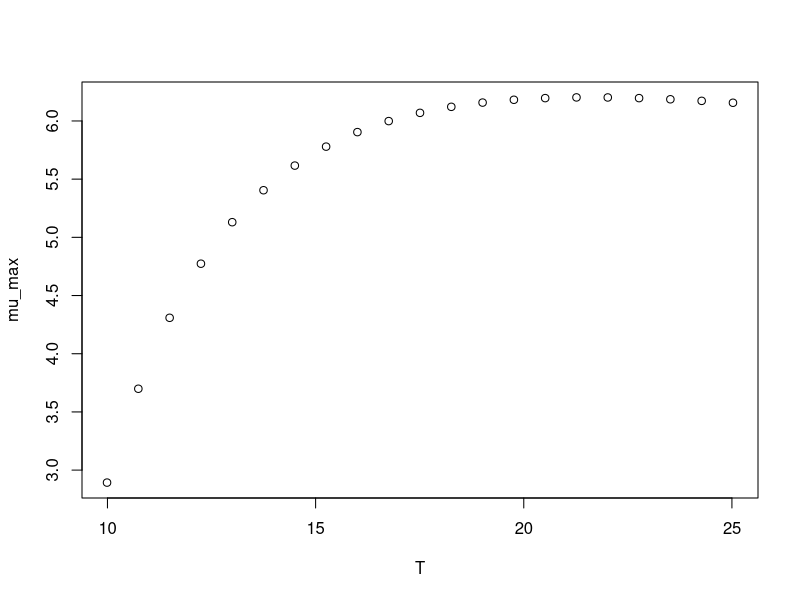

R code for this plot:
#############################
# start of Parameter script
#############################
T <- seq(9.99000999000999,25.025,length.out=21)
#############################
# end of Parameter script
#############################
############################# 
# start of Model script Gropin ID 1265 
#############################
 
# constant coefficients for this model
 
variables <- data.frame(T)
argumentsPar <- expand.grid(variables)
 
# heart of the model
response_surface <- function(T) {
   mumax <-3.745+106.1/T-1145/T^2

return(mumax=mumax)
} 

# output parameters
mumax <- cbind(argumentsPar,response_surface(argumentsPar['T']))
colnames(mumax) <- c(colnames(argumentsPar),'mumax')
#############################
# End of Model script
#############################
############################# 
# start of Visualisation script Gropin ID 1265 
#############################
plot(T,mumax$mumax,
                          xlab='T',
                          ylab='mu_max')
#############################
# End of Visualisation script
#############################
